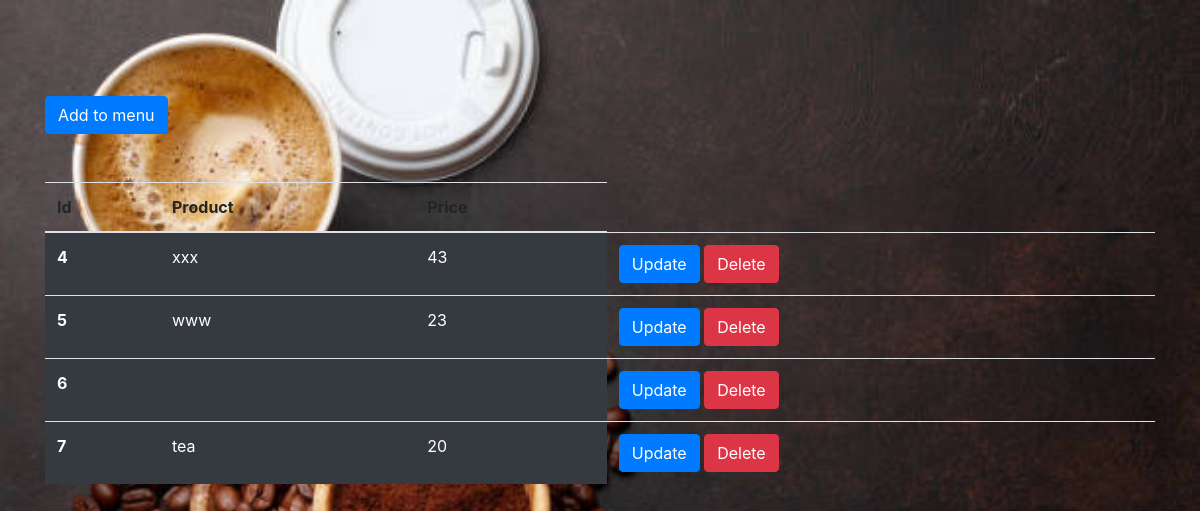
Page /menu.php on the committed database.
### tables this page shows
CREATE TABLE `menu` (
  `product` varchar(1000) NOT NULL,
  `price` varchar(1000) NOT NULL,
  `id` int(100) NOT NULL
);

### menu.php (the view, shortened to what this page needs)
<?php
$con = mysqli_connect('localhost', 'root', '', 'coffee');
?>
<!DOCTYPE html>
<html lang="en">
<head>
    <link rel="stylesheet" href="https://cdn.jsdelivr.net/npm/bootstrap@4.6.2/dist/css/bootstrap.min.css">
    <link rel ="stylesheet" href="./addmenu.css">
</head>
<body>
    <div class="container mt-5">
        <a class="btn btn-primary mt-5" href="./addmenu.php">Add to menu</a>
        <table class="table mt-5">
            <thead>
                <tr>
                    <th scope="col">Id</th>
                    <th scope="col">Product</th>
                    <th scope="col">Price</th>
                </tr>
            </thead>
            <tbody>
                <?php
                $sqlselect = "SELECT * FROM `menu`";
                $resultselect = mysqli_query($con, $sqlselect);
                if ($resultselect) {
                    while ($row = mysqli_fetch_assoc($resultselect)) {
                        $id = $row['id'];
                        $product = $row['product'];
                        $price = $row['price'];
                        echo ' <tr>
                        <th scope="row" class="bg-dark text-white">'.$id.'</th>
                        <td class="bg-dark text-white">'.$product.'</td>
                        <td class="bg-dark text-white">'.$price.'</td>
                        <td>
                            <a href="updatem.php?updateid='.$id.'" class="btn btn-primary" >Update</a>
                            <a href="deletem.php?deleteid='.$id.'" class="btn btn-danger">Delete</a>
                        </td>
                        </tr>
                        ';
                    }
                }
                ?>
            </tbody>
        </table>
    </div>
</body>
</html>

### addmenu.css (style rules this page uses)
body { background-repeat: no-repeat; background-image: url(./background\ menu.jpg); background-size: 100%; }

### rows in the picture
menu: id "4", product "xxx", price "43"
menu: id "5", product "www", price "23"
menu: id "6"
menu: id "7", product "tea", price "20"
